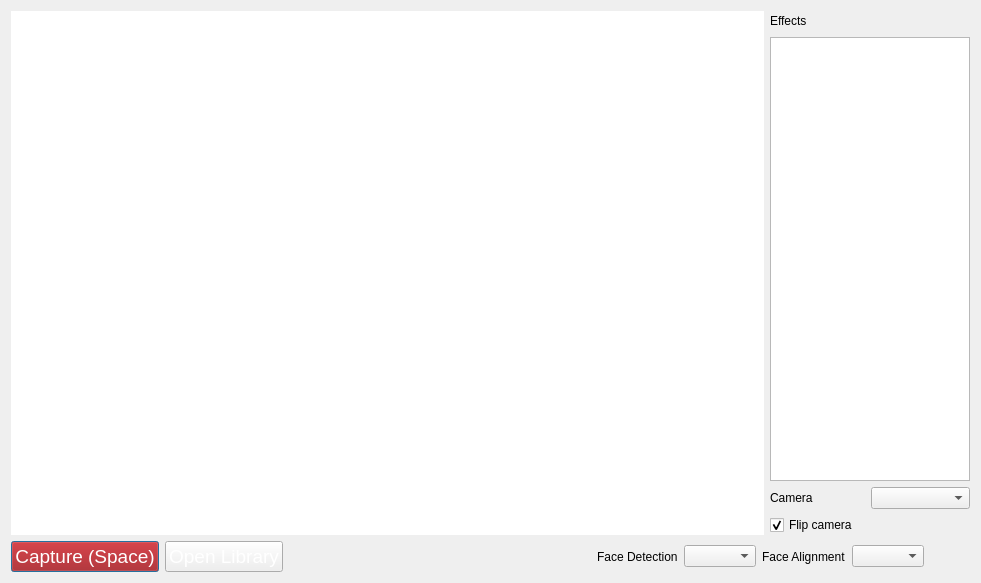
<?xml version="1.0" encoding="UTF-8"?>
<ui version="4.0">
 <class>MainWindow</class>
 <widget class="QMainWindow" name="MainWindow">
  <property name="geometry">
   <rect>
    <x>0</x>
    <y>0</y>
    <width>981</width>
    <height>583</height>
   </rect>
  </property>
  <property name="windowTitle">
   <string>FaceCam</string>
  </property>
  <property name="autoFillBackground">
   <bool>false</bool>
  </property>
  <property name="styleSheet">
   <string notr="true"/>
  </property>
  <widget class="QWidget" name="centralWidget">
   <layout class="QGridLayout" name="gridLayout">
    <item row="2" column="0">
     <layout class="QHBoxLayout" name="horizontalLayout">
      <item>
       <widget class="QPushButton" name="captureBtn">
        <property name="styleSheet">
         <string notr="true">background-color: rgb(164, 0, 0);
color: rgb(255, 255, 255);
font: 57 14pt;</string>
        </property>
        <property name="text">
         <string>Capture (Space)</string>
        </property>
        <property name="icon">
         <iconset resource="../../resources.qrc">
          <normaloff>:/resources/images/camera-icon.png</normaloff>:/resources/images/camera-icon.png</iconset>
        </property>
        <property name="iconSize">
         <size>
          <width>32</width>
          <height>32</height>
         </size>
        </property>
        <property name="checkable">
         <bool>false</bool>
        </property>
        <property name="default">
         <bool>true</bool>
        </property>
        <property name="flat">
         <bool>false</bool>
        </property>
       </widget>
      </item>
      <item>
       <widget class="QPushButton" name="openLibraryBtn">
        <property name="styleSheet">
         <string notr="true">color: rgb(255, 255, 255);
font: 57 14pt;</string>
        </property>
        <property name="text">
         <string>Open Library</string>
        </property>
        <property name="icon">
         <iconset resource="../../resources.qrc">
          <normaloff>:/resources/images/library-icon.png</normaloff>:/resources/images/library-icon.png</iconset>
        </property>
        <property name="iconSize">
         <size>
          <width>32</width>
          <height>32</height>
         </size>
        </property>
       </widget>
      </item>
      <item>
       <spacer name="horizontalSpacer">
        <property name="orientation">
         <enum>Qt::Horizontal</enum>
        </property>
        <property name="sizeHint" stdset="0">
         <size>
          <width>40</width>
          <height>20</height>
         </size>
        </property>
       </spacer>
      </item>
      <item>
       <widget class="QLabel" name="label">
        <property name="autoFillBackground">
         <bool>false</bool>
        </property>
        <property name="styleSheet">
         <string notr="true"/>
        </property>
        <property name="text">
         <string>Face Detection</string>
        </property>
       </widget>
      </item>
      <item>
       <widget class="QComboBox" name="faceDetectorSelector">
        <property name="styleSheet">
         <string notr="true"/>
        </property>
       </widget>
      </item>
      <item>
       <widget class="QLabel" name="label_2">
        <property name="autoFillBackground">
         <bool>false</bool>
        </property>
        <property name="styleSheet">
         <string notr="true"/>
        </property>
        <property name="text">
         <string>Face Alignment</string>
        </property>
       </widget>
      </item>
      <item>
       <widget class="QComboBox" name="faceLandmarkDetectorSelector">
        <property name="styleSheet">
         <string notr="true"/>
        </property>
       </widget>
      </item>
      <item>
       <widget class="QPushButton" name="infoBtn">
        <property name="text">
         <string/>
        </property>
        <property name="icon">
         <iconset resource="../../resources.qrc">
          <normaloff>:/resources/images/info.png</normaloff>:/resources/images/info.png</iconset>
        </property>
        <property name="iconSize">
         <size>
          <width>32</width>
          <height>32</height>
         </size>
        </property>
        <property name="flat">
         <bool>true</bool>
        </property>
       </widget>
      </item>
     </layout>
    </item>
    <item row="0" column="0">
     <layout class="QHBoxLayout" name="horizontalLayout_2">
      <item>
       <widget class="QGraphicsView" name="graphicsView">
        <property name="sizePolicy">
         <sizepolicy hsizetype="Expanding" vsizetype="Expanding">
          <horstretch>0</horstretch>
          <verstretch>3</verstretch>
         </sizepolicy>
        </property>
        <property name="frameShape">
         <enum>QFrame::NoFrame</enum>
        </property>
        <property name="frameShadow">
         <enum>QFrame::Plain</enum>
        </property>
        <property name="backgroundBrush">
         <brush brushstyle="NoBrush">
          <color alpha="0">
           <red>0</red>
           <green>0</green>
           <blue>0</blue>
          </color>
         </brush>
        </property>
       </widget>
      </item>
      <item>
       <layout class="QVBoxLayout" name="verticalLayout">
        <property name="sizeConstraint">
         <enum>QLayout::SetMinimumSize</enum>
        </property>
        <item>
         <widget class="QLabel" name="label_3">
          <property name="sizePolicy">
           <sizepolicy hsizetype="Minimum" vsizetype="Minimum">
            <horstretch>0</horstretch>
            <verstretch>0</verstretch>
           </sizepolicy>
          </property>
          <property name="minimumSize">
           <size>
            <width>0</width>
            <height>20</height>
           </size>
          </property>
          <property name="maximumSize">
           <size>
            <width>16777215</width>
            <height>20</height>
           </size>
          </property>
          <property name="autoFillBackground">
           <bool>false</bool>
          </property>
          <property name="styleSheet">
           <string notr="true"/>
          </property>
          <property name="text">
           <string>Effects</string>
          </property>
         </widget>
        </item>
        <item>
         <widget class="QListWidget" name="effectList">
          <property name="sizePolicy">
           <sizepolicy hsizetype="Fixed" vsizetype="Expanding">
            <horstretch>0</horstretch>
            <verstretch>0</verstretch>
           </sizepolicy>
          </property>
          <property name="minimumSize">
           <size>
            <width>200</width>
            <height>0</height>
           </size>
          </property>
          <property name="maximumSize">
           <size>
            <width>200</width>
            <height>16777215</height>
           </size>
          </property>
          <property name="styleSheet">
           <string notr="true"/>
          </property>
          <property name="iconSize">
           <size>
            <width>80</width>
            <height>90</height>
           </size>
          </property>
          <property name="textElideMode">
           <enum>Qt::ElideRight</enum>
          </property>
          <property name="resizeMode">
           <enum>QListView::Adjust</enum>
          </property>
          <property name="viewMode">
           <enum>QListView::IconMode</enum>
          </property>
          <property name="wordWrap">
           <bool>true</bool>
          </property>
         </widget>
        </item>
        <item>
         <layout class="QHBoxLayout" name="horizontalLayout_3">
          <property name="spacing">
           <number>1</number>
          </property>
          <item>
           <widget class="QLabel" name="label_4">
            <property name="text">
             <string>Camera</string>
            </property>
           </widget>
          </item>
          <item>
           <widget class="QComboBox" name="cameraSelector"/>
          </item>
         </layout>
        </item>
        <item>
         <widget class="QCheckBox" name="flipCameraCheckBox">
          <property name="text">
           <string>Flip camera</string>
          </property>
          <property name="checked">
           <bool>true</bool>
          </property>
         </widget>
        </item>
       </layout>
      </item>
     </layout>
    </item>
   </layout>
  </widget>
 </widget>
 <layoutdefault spacing="6" margin="11"/>
 <resources>
  <include location="../../resources.qrc"/>
 </resources>
 <connections/>
</ui>
